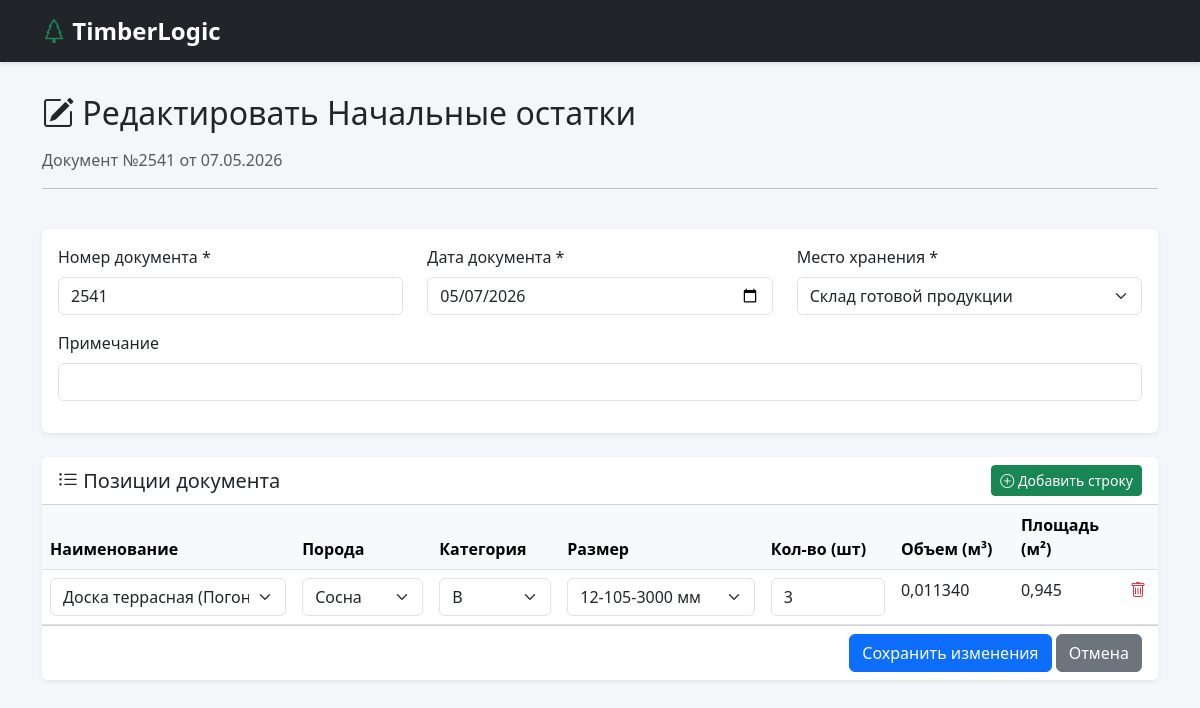
The page /documents/11/edit/ on the database its author committed.
### lumber_track/models.py (models this page shows, shortened)
class Document(models.Model):
    DOCUMENT_TYPES = [
        (1, 'Начальные остатки'),
        (2, 'Приход (выпуск)'),
        (3, 'Расход (отгрузка)'),
    ]
    doc_type = models.PositiveSmallIntegerField(choices=DOCUMENT_TYPES, verbose_name="Тип документа")
    doc_number = models.CharField(max_length=50,  verbose_name="Номер документа")
    doc_date = models.DateField(verbose_name="Дата документа")
    note = models.TextField(blank=True, verbose_name="Примечание")
    created_at = models.DateTimeField(auto_now_add=True, verbose_name="Дата создания")
    location = models.ForeignKey(StorageLocation, on_delete=models.PROTECT, related_name='documents_from',
                                 verbose_name="Откуда")
    to_location = models.ForeignKey(StorageLocation, on_delete=models.PROTECT, null=True, blank=True,
                                    related_name='documents_to', verbose_name="Куда")
    class Meta:
        ordering = ['-doc_date', '-created_at']
        verbose_name = "Документ"
        verbose_name_plural = "Документы"
        unique_together = ['doc_type', 'doc_number']

class StorageLocation(models.Model):
    name = models.CharField(max_length=100, unique=True, verbose_name="Название")
    responsible_person = models.CharField(
        max_length=100,
        blank=True,
        verbose_name="Ответственный (ФИО)"
    )
    created_at = models.DateTimeField(auto_now_add=True, verbose_name="Дата создания")
    class Meta:
        verbose_name = "Место хранения"
        verbose_name_plural = "Места хранения"
        ordering = ['name']

class DocumentItem(models.Model):
    document = models.ForeignKey(Document, on_delete=models.CASCADE, related_name='items', verbose_name="Документ")
    product_name = models.ForeignKey(ProductName, on_delete=models.PROTECT, verbose_name="Наименование")
    species = models.ForeignKey(WoodSpecies, on_delete=models.PROTECT, verbose_name="Порода")
    grade = models.ForeignKey(QualityGrade, on_delete=models.PROTECT, verbose_name="Категория")
    lumber_dim = models.ForeignKey(LumberDimension, on_delete=models.PROTECT, null=True, blank=True,
                                   verbose_name="Размер (погонаж)")
    unit_dim = models.ForeignKey(UnitDimension, on_delete=models.PROTECT, null=True, blank=True,
                                 verbose_name="Размер (штучный)")
    quantity = models.PositiveIntegerField(default=0, verbose_name="Количество (шт)")
    class Meta:
        verbose_name = "Позиция документа"
        verbose_name_plural = "Позиции документов"
    @property
    def volume_m3(self):
        if self.lumber_dim:
            return self.lumber_dim.volume_m3 * self.quantity
        return 0
    @property
    def area_m2(self):
        if self.lumber_dim:
            return self.lumber_dim.area_m2 * self.quantity
        return 0

class ProductName(models.Model):
    name = models.CharField(max_length=100, unique=True, verbose_name="Наименование")
    product_type = models.ForeignKey(ProductType, on_delete=models.PROTECT, verbose_name="Тип продукции")
    class Meta:
        verbose_name = "Наименование изделия"
        verbose_name_plural = "Наименования изделий"
        ordering = ['product_type', 'name', ]

class WoodSpecies(models.Model):
    name = models.CharField(max_length=50, unique=True, verbose_name="Порода")
    class Meta:
        verbose_name = "Порода древесины"
        verbose_name_plural = "Породы древесины"

class QualityGrade(models.Model):
    code = models.CharField(max_length=10, unique=True, verbose_name="Код")
    description = models.CharField(max_length=100, blank=True, verbose_name="Описание")
    class Meta:
        verbose_name = "Категория качества"
        verbose_name_plural = "Категории качества"

class LumberDimension(models.Model):
    thickness = models.PositiveIntegerField(verbose_name="Толщина, мм")
    width = models.PositiveIntegerField(verbose_name="Ширина, мм")
    length = models.PositiveIntegerField(verbose_name="Длина, мм")
    class Meta:
        ordering = ['thickness', 'width', 'length']
        unique_together = ['thickness', 'width', 'length']
        verbose_name = "Размер погонажа"
        verbose_name_plural = "Размеры погонажа"
    @property
    def volume_m3(self):
        return (self.thickness * self.width * self.length) / 1_000_000_000
    @property
    def area_m2(self):
        return (self.width * self.length) / 1_000_000

### lumber_track/views.py (the view, shortened to what this page needs)
# urls.py: path('documents/<int:pk>/edit/', views.document_edit, name='document_edit'),
def document_edit(request, pk):
    doc = get_object_or_404(Document, pk=pk)
    doc_type = doc.doc_type
    doc_type_name = dict(Document.DOCUMENT_TYPES).get(doc_type, 'Документ')
    original_note = doc.note
    to_location_name = None
    to_location_id = doc.to_location_id
    if doc_type == 3 and not doc.to_location_id and doc.note:
        match = re.search(r'Перемещено в: (.+)', doc.note)
        if match:
            to_location_name = match.group(1).strip()
            original_note = re.sub(r'\n?Перемещено в: .+', '', doc.note).strip()
    context = {
        'doc': doc,
        'doc_type': doc_type,
        'doc_type_name': doc_type_name,
        'original_note': original_note,
        'to_location_id': to_location_id,
        'to_location_name': to_location_name,
        'product_names': ProductName.objects.all().select_related('product_type'),
        'species_list': WoodSpecies.objects.all().order_by('name'),
        'grades_list': QualityGrade.objects.all().order_by('code'),
        'lumber_dims': LumberDimension.objects.all().order_by('thickness', 'width', 'length'),
        'unit_dims': UnitDimension.objects.all().order_by('length', 'width', 'height'),
        'locations': StorageLocation.objects.all().order_by('name'),
        'items': doc.items.all().select_related('product_name', 'species', 'grade', 'lumber_dim', 'unit_dim'),
    }
    if doc_type == 3:
        available_stocks = get_available_stocks_with_details(location_id=2, exclude_document_id=doc.id)
        context['available_stocks'] = available_stocks
        return render(request, 'lumber_track/document_outcome_edit.html', context)
    else:
        return render(request, 'lumber_track/document_edit.html', context)

### lumber_track/templates/lumber_track/document_edit.html (shortened to what this page needs)
{% extends 'lumber_track/base.html' %}
{% load static %}
{% block content %}
<div class="row mb-4">
    <div class="col-12">
        <h1 class="h2 mb-3">
            <i class="bi bi-pencil-square"></i> Редактировать {{ doc_type_name }}
        </h1>
        <p class="text-muted">Документ №{{ doc.doc_number }} от {{ doc.doc_date|date:"d.m.Y" }}</p>
        <hr>
    </div>
</div>
<form method="post" id="documentForm">
    <div class="card shadow-sm border-0 mb-4">
        <div class="card-body">
            <div class="row">
                <div class="col-md-4 mb-3">
                    <label for="doc_number" class="form-label">Номер документа *</label>
                    <input type="text" class="form-control" id="doc_number" name="doc_number" value="{{ doc.doc_number }}" required>
                </div>
                <div class="col-md-4 mb-3">
                    <label for="doc_date" class="form-label">Дата документа *</label>
                    <input type="date" class="form-control" id="doc_date" name="doc_date" value="{{ doc.doc_date|date:'Y-m-d' }}" required>
                </div>
                <div class="col-md-4 mb-3">
    <label for="location" class="form-label">Место хранения *</label>
    <select class="form-select" id="location" name="location" required>
        {% for loc in locations %}
        <option value="{{ loc.id }}" {% if doc.location.id == loc.id %}selected{% endif %}>
            {{ loc.name }}
        </option>
        {% endfor %}
    </select>
</div>
            </div>
            <div class="row">
                <div class="col-12 mb-3">
                    <label for="note" class="form-label">Примечание</label>
                    <input type="text" class="form-control" id="note" name="note" value="{{ doc.note }}">
                </div>
            </div>
        </div>
    </div>
    <div class="card shadow-sm border-0 mb-4">
        <div class="card-header bg-white d-flex justify-content-between align-items-center">
            <h5 class="mb-0"><i class="bi bi-list-ul"></i> Позиции документа</h5>
            <button type="button" class="btn btn-sm btn-success" id="addRowBtn">
                <i class="bi bi-plus-circle"></i> Добавить строку
            </button>
        </div>
        <div class="card-body p-0">
            <div class="table-responsive">
                <table class="table table-hover mb-0">
                    <thead class="table-light">
                        <tr>
                            <th style="min-width: 200px;">Наименование</th>
                            <th style="min-width: 120px;">Порода</th>
                            <th style="min-width: 100px;">Категория</th>
                            <th style="min-width: 200px;">Размер</th>
                            <th style="min-width: 100px;">Кол-во (шт)</th>
                            <th style="min-width: 120px;">Объем (м³)</th>
                            <th style="min-width: 100px;">Площадь (м²)</th>
                            <th style="width: 40px;"></th>
                        </tr>
                    </thead>
                    <tbody id="itemsBody">
                        {% for item in items %}
                        <tr class="item-row">
                            <td>
                                <select class="form-select productname-select" name="product_name[]" required>
                                    {% for pn in product_names %}
                                    <option value="{{ pn.id }}"
                                        data-product-type-id="{{ pn.product_type.id }}"
                                        data-product-type-name="{{ pn.product_type.name }}"
                                        {% if item.product_name.id == pn.id %}selected{% endif %}>
                                        {{ pn.name }} ({{ pn.product_type.name }})
                                    </option>
                                    {% endfor %}
                                </select>
                            <td>
                                <select class="form-select species-select" name="species[]" required>
                                    {% for s in species_list %}
                                    <option value="{{ s.id }}" {% if item.species.id == s.id %}selected{% endif %}>
                                        {{ s.name }}
                                    </option>
                                    {% endfor %}
                                </select>
                            <td>
                                <select class="form-select grade-select" name="grade[]" required>
                                    {% for g in grades_list %}
                                    <option value="{{ g.id }}" {% if item.grade.id == g.id %}selected{% endif %}>
                                        {{ g.code }}
                                    </option>
                                    {% endfor %}
                                </select>
                            <td>
                                <select class="form-select dimension-select" name="dimension_id[]">
                                    <option value="">Выберите размер...</option>
                                </select>
                            <td>
                                <input type="number" class="form-control quantity-input" name="quantity[]" placeholder="Кол-во" step="1" min="1" value="{{ item.quantity }}">
                            <td>
                                <span class="volume-display">{% if item.volume_m3 > 0 %}{{ item.volume_m3|floatformat:6 }}{% else %}—{% endif %}</span>
                            <td>
                                <span class="area-display">{% if item.area_m2 > 0 %}{{ item.area_m2|floatformat:3 }}{% else %}—{% endif %}</span>
                            <td class="text-center"><i class="bi bi-trash text-danger remove-row" style="cursor: pointer;"></i>
                        </tr>
                        {% endfor %}
                    </tbody>
                </table>
            </div>
        </div>
        <div class="card-footer bg-white text-end">
            <button type="submit" class="btn btn-primary">Сохранить изменения</button>
            <a href="{% if doc_type == 1 %}{% url 'lumber_track:document_initial_journal' %}{% elif doc_type == 2 %}{% url 'lumber_track:document_income_journal' %}{% else %}{% url 'lumber_track:document_outcome_journal' %}{% endif %}" class="btn btn-secondary">Отмена</a>
        </div>
    </div>
</form>
{% endblock %}

### lumber_track/templates/lumber_track/base.html (style rules this page uses)
body { background-color: #f4f6f9; font-family: 'Segoe UI', Tahoma, Geneva, Verdana, sans-serif; }

### rows shown on the page
Document: doc_number "2541", doc_date "07.05.2026", doc_date "05/07/2026", location "Склад готовой продукции"
DocumentItem: product_name.name "Доска террасная (Погонаж)", species.name "Сосна", grade.code "B", quantity "3", volume_m3 "0,011340", area_m2 "0,945"

### other values the page prints
{{ doc_type_name }} "Начальные остатки"
